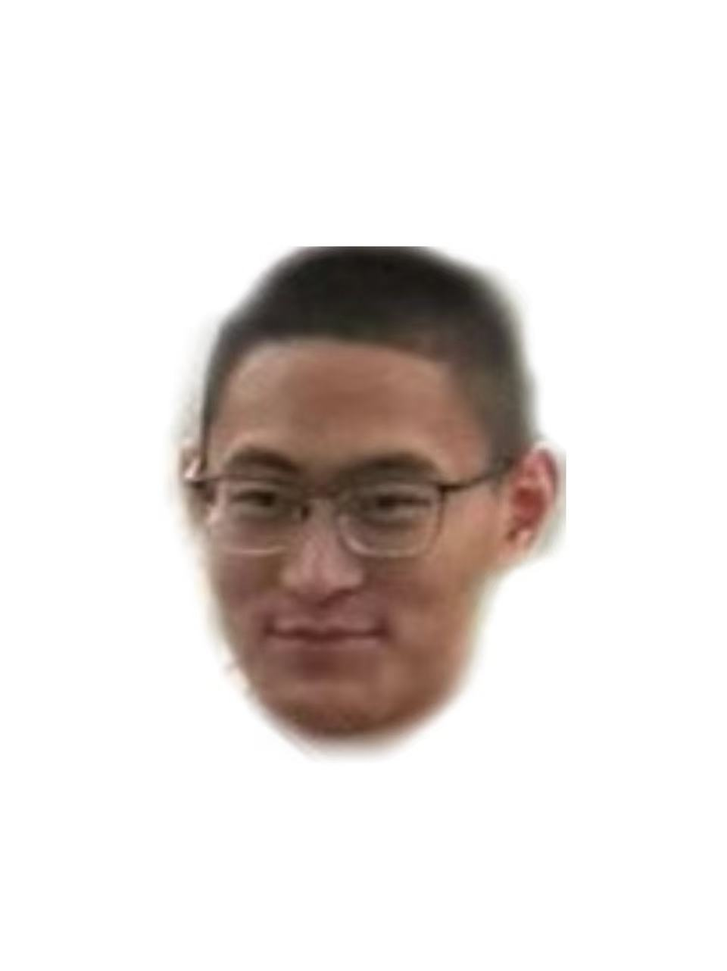
#> input picture assets/ball1.png, 727 x 971 px, shrunk from 960 x 1282 before the run; its folder holds only this picture in this run
$ python build_stickers.py
#> lines starting #> are read from the running program, lines starting #| are printed output that depends on the picture; after the words box and inside, x2 and y2 are one past the last pixel; in counts of white or black regions, pixels touching at a corner belong together
from pathlib import Path
import numpy as np,json,base64
from PIL import Image
from scipy.ndimage import label,binary_fill_holes
root=Path(__file__).resolve().parent.parent
def rdp(p,eps):
 if len(p)<=2:return p
 a,b=p[0],p[-1];ab=b-a
 ds=np.linalg.norm(p-a,axis=1) if not np.any(ab) else np.abs(ab[0]*(a[1]-p[:,1])-(a[0]-p[:,0])*ab[1])/np.linalg.norm(ab)
 k=int(ds.argmax())
 return np.vstack((rdp(p[:k+1],eps)[:-1],rdp(p[k:],eps))) if ds[k]>eps else p[[0,-1]]
def contour(mask):
 edges={}
 for y,x in zip(*np.where(mask)):
  if y==0 or not mask[y-1,x]: edges.setdefault((x,y),[]).append((x+1,y))
  if x==mask.shape[1]-1 or not mask[y,x+1]:edges.setdefault((x+1,y),[]).append((x+1,y+1))
  if y==mask.shape[0]-1 or not mask[y+1,x]:edges.setdefault((x+1,y+1),[]).append((x,y+1))
  if x==0 or not mask[y,x-1]:edges.setdefault((x,y+1),[]).append((x,y))
 loops=[]
 while edges:
  start=next(iter(edges)); point=start;loop=[]
  while True:
   loop.append(point);nxt=edges[point].pop()
   if not edges[point]: del edges[point]
   point=nxt
   if point==start:break
  if len(loop)>8:loops.append(loop)
 return max(loops,key=len)
items=[]
for i in range(1,9):
 im=Image.open(root/f'assets/ball{i}.png').convert('RGBA');a=np.array(im)
 rgb=a[:,:,:3].astype(int);white=(rgb.min(2)>240)&((rgb.max(2)-rgb.min(2))<18)
#> after `white = (rgb.min(2) > 240) & (rgb.max(2) - rgb.min(2) < 18)`:
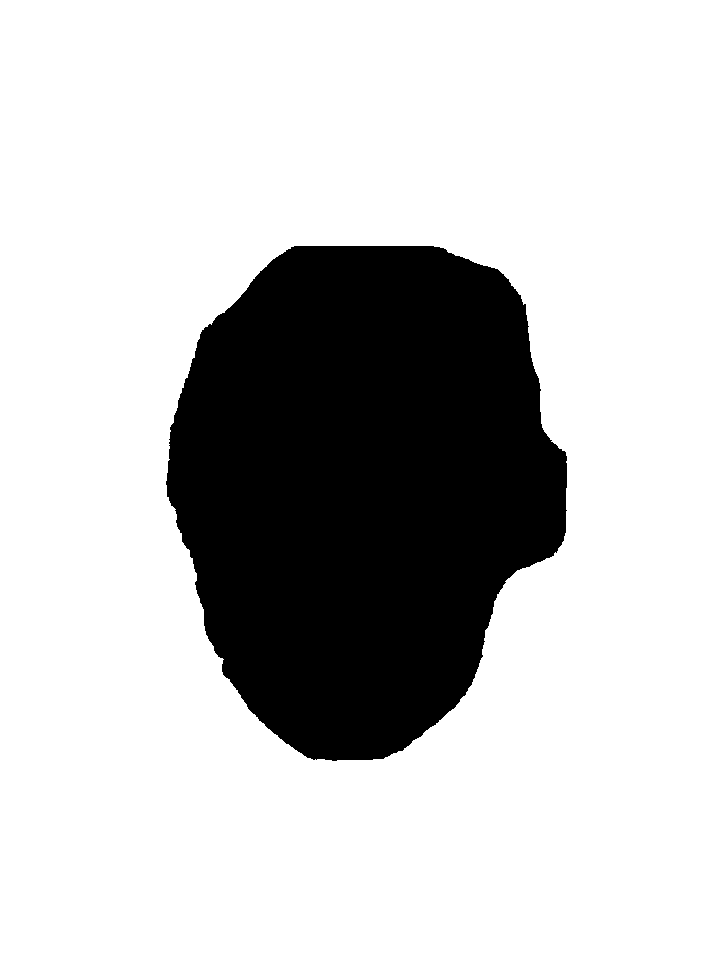
#> white: shape (971, 727) bool; 78% white; 1 black region, box (x1, y1, x2, y2) and area: (166, 246, 567, 761) 155371
 labs,n=label(white);ids=np.unique(np.concatenate([labs[0],labs[-1],labs[:,0],labs[:,-1]]));ids=ids[ids!=0]
#> after `labs, n = label(white)`: n = 1
#> after `ids = np.unique(np.concatenate([labs[0], labs[-1], labs[:, 0], labs[:,`: ids = [1]
 mask=~np.isin(labs,ids)&(a[:,:,3]>=128)
 ys,xs=np.where(mask);box=[int(xs.min()),int(ys.min()),int(xs.max()+1),int(ys.max()+1)]
#> after `box = [int(xs.min()), int(ys.min()), int(xs.max() + 1), int(ys.max() +`: box = [166, 246, 567, 761]
 # Geometry analysis only: source images stay byte-for-byte intact.
 cropped=mask[box[1]:box[3],box[0]:box[2]];h,w=cropped.shape
#> after `cropped = mask[box[1]:box[3], box[0]:box[2]]`:
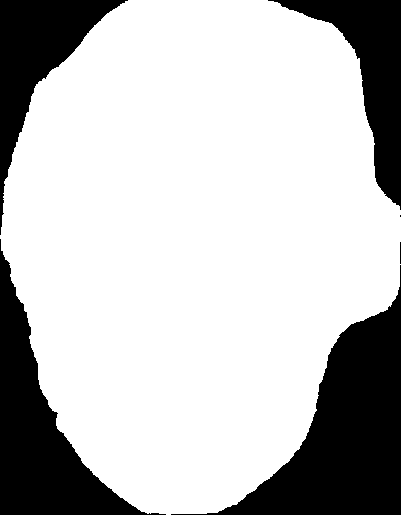
#> cropped: shape (515, 401) bool; 75.2% white; 6 black regions (1 under 20 px), largest, box (x1, y1, x2, y2) and area: (171, 265, 401, 515) 19711, (0, 239, 166, 515) 13731, (0, 0, 128, 235) 8944, (268, 0, 401, 210) 8734, (400, 242, 401, 264) 22
#> after `h, w = cropped.shape`: h = 515; w = 401
 gw=max(2,round(w/max(w,h)*256));gh=max(2,round(h/max(w,h)*256))
#> after `gw = max(2, round(w / max(w, h) * 256))`: gw = 199
#> after `gh = max(2, round(h / max(w, h) * 256))`: gh = 256
 grid=cropped[np.minimum(h-1,((np.arange(gh)+.5)*h/gh).astype(int))[:,None],np.minimum(w-1,((np.arange(gw)+.5)*w/gw).astype(int))[None,:]]
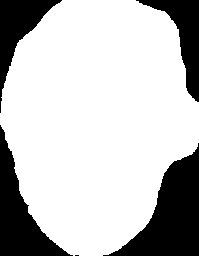
#> grid: shape (256, 199) bool; 75.4% white; 5 black regions (1 under 20 px), largest, box (x1, y1, x2, y2) and area: (103, 143, 199, 256) 4838, (0, 125, 73, 256) 3366, (0, 0, 62, 113) 2190, (136, 0, 199, 102) 2129
 grid=binary_fill_holes(grid);components,n=label(grid)
 polys=[]
 for k in range(1,n+1):
  m=components==k
  if m.sum()<6:continue
  p=np.array(contour(m),dtype=float);j=int(np.sum((p-p[0])**2,axis=1).argmax())
  simp=np.vstack((rdp(p[:j+1],1.5)[:-1],rdp(np.vstack((p[j:],p[:1])),1.5)[:-1]))
  polys.append([[round(float(x/gw-.5),7),round(float(y/gh-.5),7)] for x,y in simp])
#> this loop made 1 pass
#> j on pass 1: 482
#> after the loop, polys = 1 item
 items.append({'box':box,'polygons':polys})
 print(i,'box',box,'contour vertices',[len(p) for p in polys])
#| 1 box [166, 246, 567, 761] contour vertices [45]
#> (the run stopped early here; a loop or call above may not have finished)
